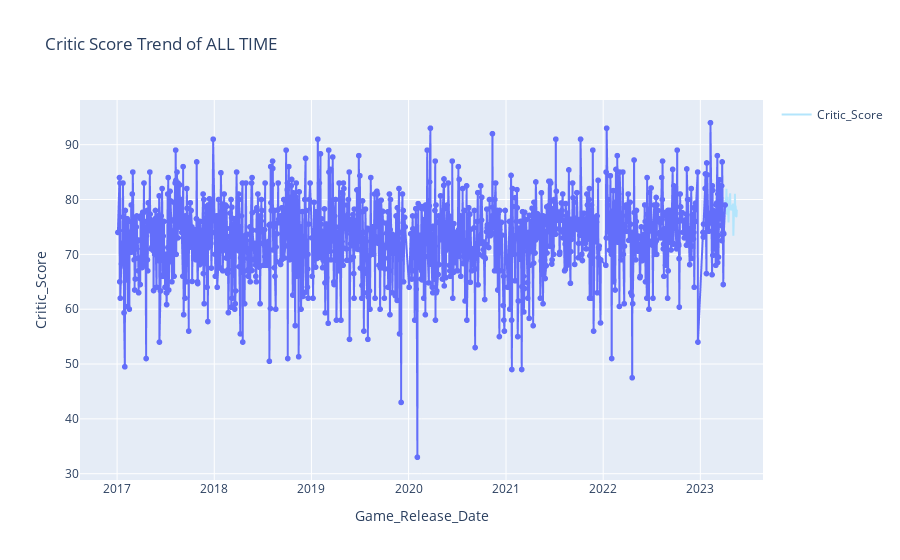
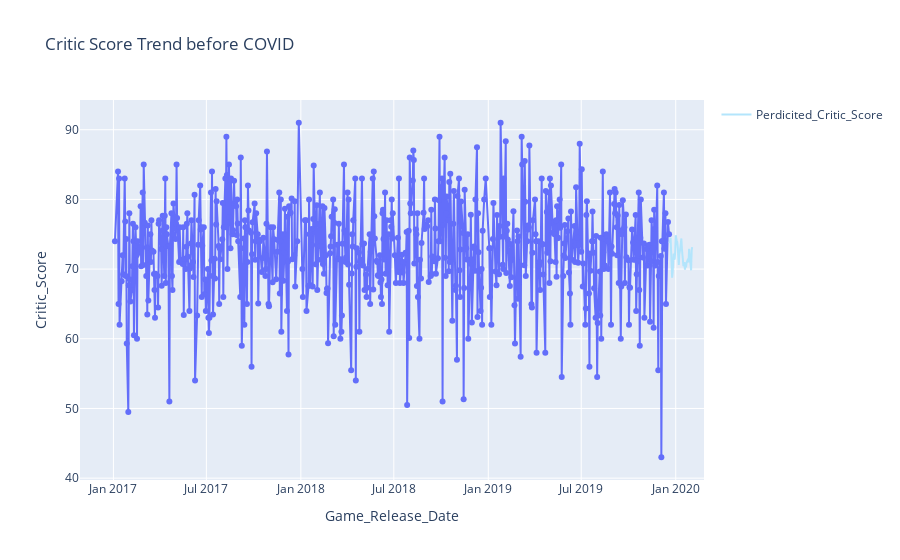
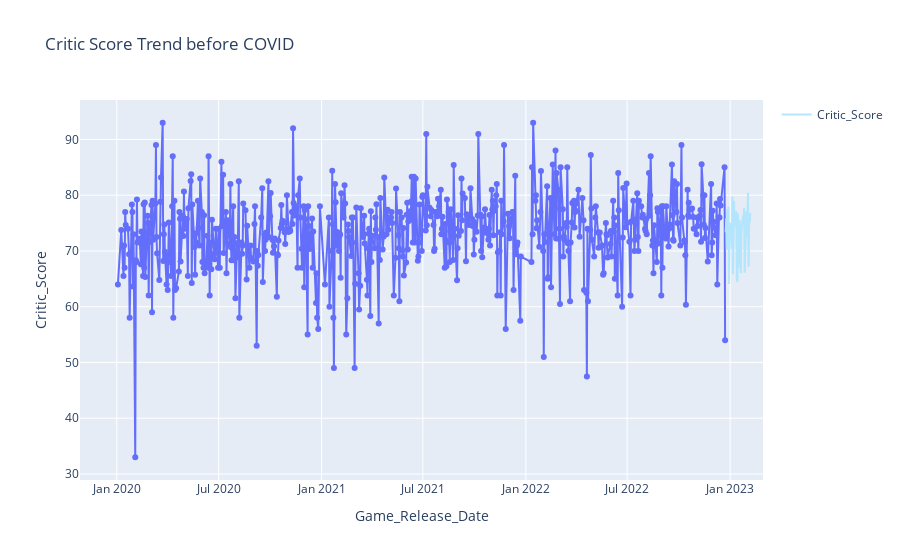

Write notebook code for charts like these, in order.
### Code cell
showOptions()

### Figure 1 — Plotly figure (JSON) as saved in the notebook; plotly's stock layout.template omitted (floating-point values rounded to 4 significant figures; data arrays with more than 128 entries replaced by an {"elided": "..."} marker saying what was removed)
{"data": [{"hovertemplate": "Game_Release_Date=%{x}<br>Critic_Score=%{y}<extra></extra>", "legendgroup": "", "line": {"color": "#636efa", "dash": "solid"}, "marker": {"symbol": "circle"}, "mode": "markers+lines", "name": "", "showlegend": false, "textposition": "bottom right", "type": "scattergl", "x": {"elided": "1273 str values"}, "xaxis": "x", "y": {"elided": "1273 float values"}, "yaxis": "y"}, {"marker": {"color": "rgb(179, 229, 252)"}, "name": "Critic_Score", "type": "scatter", "x": ["2023-04-05T00:00:00", "2023-04-06T00:00:00", "2023-04-07T00:00:00", "2023-04-08T00:00:00", "2023-04-09T00:00:00", "2023-04-10T00:00:00", "2023-04-11T00:00:00", "2023-04-12T00:00:00", "2023-04-13T00:00:00", "2023-04-14T00:00:00", "2023-04-15T00:00:00", "2023-04-16T00:00:00", "2023-04-17T00:00:00", "2023-04-18T00:00:00", "2023-04-19T00:00:00", "2023-04-20T00:00:00", "2023-04-21T00:00:00", "2023-04-22T00:00:00", "2023-04-23T00:00:00", "2023-04-24T00:00:00", "2023-04-25T00:00:00", "2023-04-26T00:00:00", "2023-04-27T00:00:00", "2023-04-28T00:00:00", "2023-04-29T00:00:00", "2023-04-30T00:00:00", "2023-05-01T00:00:00", "2023-05-02T00:00:00", "2023-05-03T00:00:00", "2023-05-04T00:00:00", "2023-05-05T00:00:00", "2023-05-06T00:00:00", "2023-05-07T00:00:00", "2023-05-08T00:00:00", "2023-05-09T00:00:00", "2023-05-10T00:00:00", "2023-05-11T00:00:00", "2023-05-12T00:00:00", "2023-05-13T00:00:00", "2023-05-14T00:00:00", "2023-05-15T00:00:00", "2023-05-16T00:00:00", "2023-05-17T00:00:00", "2023-05-18T00:00:00", "2023-05-19T00:00:00"], "y": [79.83, 79.33, 80.35, 79.66, 81.98, 79.15, 77.21, 79.88, 80.48, 77.3, 77.88, 78.33, 75.8, 78.12, 78.43, 78.69, 78.31, 80.89, 81.12, 78.67, 78.03, 78.96, 78.88, 78.01, 78.24, 78.64, 79.02, 77.98, 78.49, 79.26, 73.39, 75.97, 77.34, 77.2, 78.45, 77.16, 81.03, 78.12, 78.88, 78.55, 76.8, 76.9, 76.96, 78.16, 78.19]}], "layout": {"legend": {"tracegroupgap": 0}, "title": {"text": "Critic Score Trend of ALL TIME"}, "xaxis": {"anchor": "y", "domain": [0, 1], "title": {"text": "Game_Release_Date"}}, "yaxis": {"anchor": "x", "domain": [0, 1], "title": {"text": "Critic_Score"}}}}

### Figure 2 — Plotly figure (JSON) as saved in the notebook; plotly's stock layout.template omitted (floating-point values rounded to 4 significant figures; data arrays with more than 128 entries replaced by an {"elided": "..."} marker saying what was removed)
{"data": [{"hovertemplate": "Game_Release_Date=%{x}<br>Critic_Score=%{y}<extra></extra>", "legendgroup": "", "line": {"color": "#636efa", "dash": "solid"}, "marker": {"symbol": "circle"}, "mode": "markers+lines", "name": "", "orientation": "v", "showlegend": false, "textposition": "bottom right", "type": "scatter", "x": {"elided": "640 str values"}, "xaxis": "x", "y": {"elided": "640 float values"}, "yaxis": "y"}, {"marker": {"color": "rgb(179, 229, 252)"}, "name": "Perdicited_Critic_Score", "type": "scatter", "x": ["2019-12-20T00:00:00", "2019-12-21T00:00:00", "2019-12-22T00:00:00", "2019-12-23T00:00:00", "2019-12-24T00:00:00", "2019-12-25T00:00:00", "2019-12-26T00:00:00", "2019-12-27T00:00:00", "2019-12-28T00:00:00", "2019-12-29T00:00:00", "2019-12-30T00:00:00", "2019-12-31T00:00:00", "2020-01-01T00:00:00", "2020-01-02T00:00:00", "2020-01-03T00:00:00", "2020-01-04T00:00:00", "2020-01-05T00:00:00", "2020-01-06T00:00:00", "2020-01-07T00:00:00", "2020-01-08T00:00:00", "2020-01-09T00:00:00", "2020-01-10T00:00:00", "2020-01-11T00:00:00", "2020-01-12T00:00:00", "2020-01-13T00:00:00", "2020-01-14T00:00:00", "2020-01-15T00:00:00", "2020-01-16T00:00:00", "2020-01-17T00:00:00", "2020-01-18T00:00:00", "2020-01-19T00:00:00", "2020-01-20T00:00:00", "2020-01-21T00:00:00", "2020-01-22T00:00:00", "2020-01-23T00:00:00", "2020-01-24T00:00:00", "2020-01-25T00:00:00", "2020-01-26T00:00:00", "2020-01-27T00:00:00", "2020-01-28T00:00:00", "2020-01-29T00:00:00", "2020-01-30T00:00:00", "2020-01-31T00:00:00", "2020-02-01T00:00:00", "2020-02-02T00:00:00"], "y": [73.72, 74.18, 74.5, 72.6, 69.65, 68.77, 69.53, 71.79, 72.23, 71.44, 71.48, 72.53, 74.85, 74.47, 74.07, 73.86, 73.08, 71.2, 70.58, 72.06, 72.37, 73.04, 73.69, 74.4, 72.96, 71.51, 70.83, 70.42, 70.99, 69.99, 69.91, 70.99, 70.24, 70.84, 71.17, 71.37, 71.45, 70.98, 72.92, 71.97, 71.43, 70.51, 69.83, 72.73, 73.14]}], "layout": {"legend": {"tracegroupgap": 0}, "title": {"text": "Critic Score Trend before COVID"}, "xaxis": {"anchor": "y", "domain": [0, 1], "title": {"text": "Game_Release_Date"}}, "yaxis": {"anchor": "x", "domain": [0, 1], "title": {"text": "Critic_Score"}}}}

### Figure 3 — Plotly figure (JSON) as saved in the notebook; plotly's stock layout.template omitted (floating-point values rounded to 4 significant figures; data arrays with more than 128 entries replaced by an {"elided": "..."} marker saying what was removed)
{"data": [{"hovertemplate": "Game_Release_Date=%{x}<br>Critic_Score=%{y}<extra></extra>", "legendgroup": "", "line": {"color": "#636efa", "dash": "solid"}, "marker": {"symbol": "circle"}, "mode": "markers+lines", "name": "", "orientation": "v", "showlegend": false, "textposition": "bottom right", "type": "scatter", "x": {"elided": "591 str values"}, "xaxis": "x", "y": {"elided": "591 float values"}, "yaxis": "y"}, {"marker": {"color": "rgb(179, 229, 252)"}, "name": "Critic_Score", "type": "scatter", "x": ["2022-12-24T00:00:00", "2022-12-25T00:00:00", "2022-12-26T00:00:00", "2022-12-27T00:00:00", "2022-12-28T00:00:00", "2022-12-29T00:00:00", "2022-12-30T00:00:00", "2022-12-31T00:00:00", "2023-01-01T00:00:00", "2023-01-02T00:00:00", "2023-01-03T00:00:00", "2023-01-04T00:00:00", "2023-01-05T00:00:00", "2023-01-06T00:00:00", "2023-01-07T00:00:00", "2023-01-08T00:00:00", "2023-01-09T00:00:00", "2023-01-10T00:00:00", "2023-01-11T00:00:00", "2023-01-12T00:00:00", "2023-01-13T00:00:00", "2023-01-14T00:00:00", "2023-01-15T00:00:00", "2023-01-16T00:00:00", "2023-01-17T00:00:00", "2023-01-18T00:00:00", "2023-01-19T00:00:00", "2023-01-20T00:00:00", "2023-01-21T00:00:00", "2023-01-22T00:00:00", "2023-01-23T00:00:00", "2023-01-24T00:00:00", "2023-01-25T00:00:00", "2023-01-26T00:00:00", "2023-01-27T00:00:00", "2023-01-28T00:00:00", "2023-01-29T00:00:00", "2023-01-30T00:00:00", "2023-01-31T00:00:00", "2023-02-01T00:00:00", "2023-02-02T00:00:00", "2023-02-03T00:00:00", "2023-02-04T00:00:00", "2023-02-05T00:00:00", "2023-02-06T00:00:00"], "y": [73.34, 75.87, 70.24, 77.55, 75.38, 77.97, 64.08, 73.73, 74.67, 75.03, 74.09, 70.36, 79.77, 65.81, 71.76, 78.94, 74.35, 76.09, 74.36, 77.11, 64.87, 64.43, 76.74, 67.04, 74.99, 75.5, 73.47, 66.03, 73.22, 74.89, 74.41, 76.45, 74.82, 77.75, 66.08, 69.23, 73.91, 77.12, 72.57, 76.52, 80.46, 67.19, 75.38, 75.11, 76.8]}], "layout": {"legend": {"tracegroupgap": 0}, "title": {"text": "Critic Score Trend before COVID"}, "xaxis": {"anchor": "y", "domain": [0, 1], "title": {"text": "Game_Release_Date"}}, "yaxis": {"anchor": "x", "domain": [0, 1], "title": {"text": "Critic_Score"}}}}
